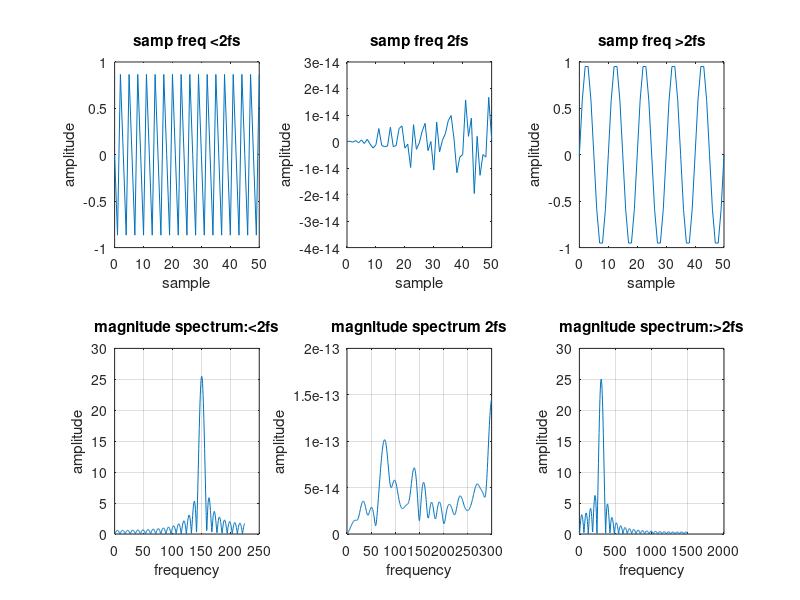

Recreate this plot in MATLAB.
n=0:50;
f=300;
fs1=450;
fs2=600;
fs3=3000;
x1=sin(2*pi*n*f/fs1);
x2=sin(2*pi*n*f/fs2);
x3=sin(2*pi*n*f/fs3);
subplot(231);
plot(n,x1);
xlabel('sample');
ylabel('amplitude');
title('samp freq <2fs');
subplot(232);
plot(n,x2);
xlabel('sample');
ylabel('amplitude');
title('samp freq 2fs');
subplot(233);
plot(n,x3);
xlabel('sample');
ylabel('amplitude');
title('samp freq >2fs');
a1=abs(fft(x1,1024));
a2=abs(fft(x2,1024));
a3=abs(fft(x3,1024));
for i=1:512
 freq1(i)=(i/1024)*(fs1);
end
for i=1:512
 freq2(i)=(i/1024)*(fs2);
end
for i=1:512
 freq3(i)=(i/1024)*(fs3);
end
subplot(234);
plot(freq1,a1(1:512));
grid on;
xlabel('frequency');
ylabel('amplitude');
title('magnitude spectrum:<2fs');
subplot(235);
plot(freq2,a2(1:512));
grid on;
xlabel('frequency');
ylabel('amplitude');
title('magnitude spectrum 2fs');
subplot(236);
plot(freq3,a3(1:512));
grid on;
xlabel('frequency');
ylabel('amplitude');
title('magnitude spectrum:>2fs');